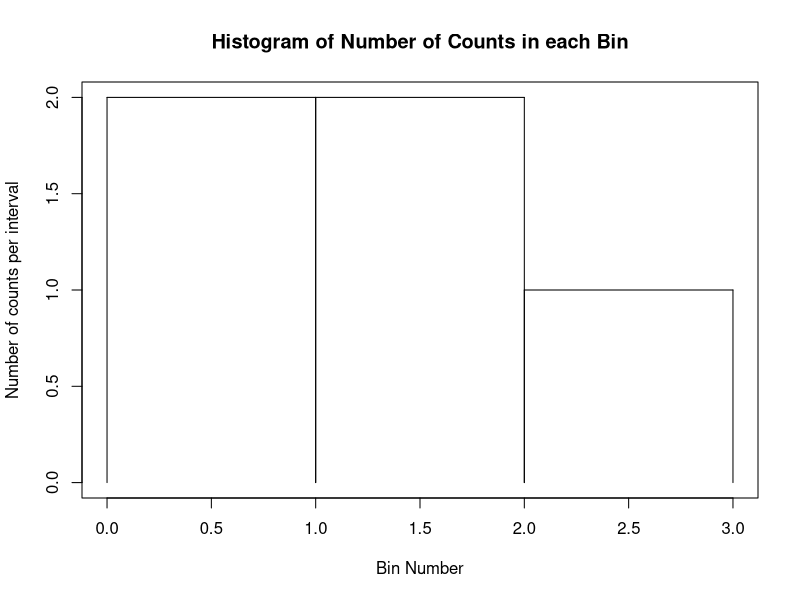
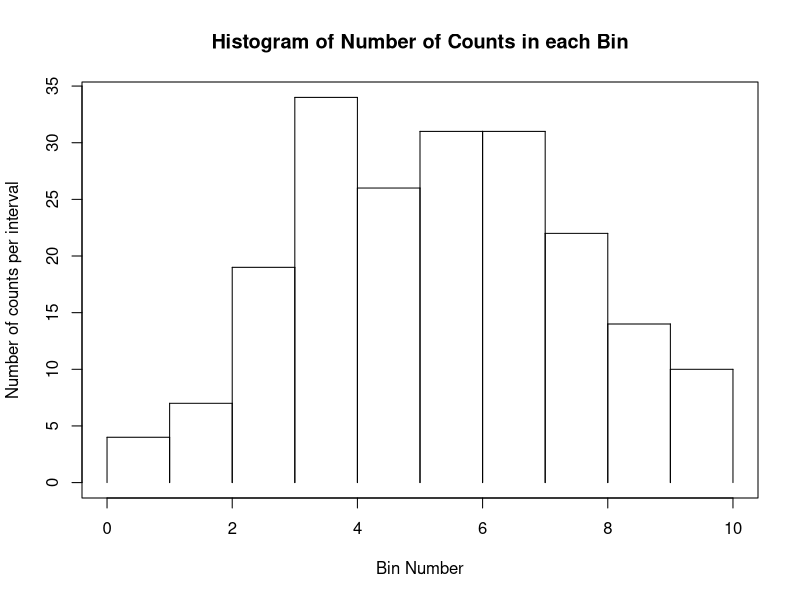
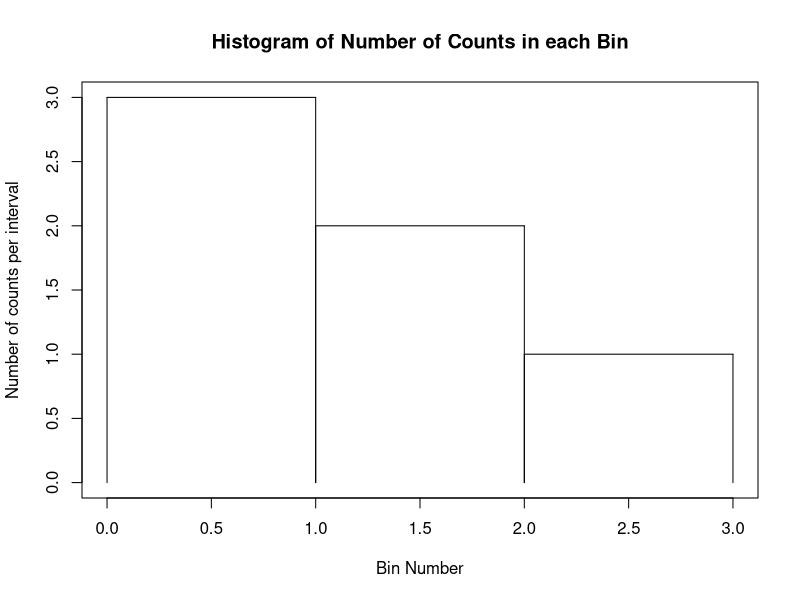

The R script that drew these images, in order:
## ---- chunk 1
count = function(x,n) 
{ 
  vector1 <- vector("list", n) 
  vector2 <- vector("list", n) 
  min = min(x) 
  max = max(x) 
  interval = (max - min)/n 
  i = 1 
  j = 1 
  k = 1 
  while(i <= n) 
  { 
    vector1[[i]] <- min 
    min = min + interval - 0.01 
    if(i < n) 
    { 
      vector2[[i]] <- min 
    } 
    else if(i == n) 
    { 
      vector2[[i]] <- max 
    } 
    min = min + 0.01 
    i = i + 1 
  } 
  intervalVector = array(c(vector1, vector2), dim = c(n, 2)) 
  returningVector <- vector("list", n) 
  while(j <= length(x)) 
  { 
    k = 1 
    while(k <= n) 
    { 
      if(x[[j]] >= vector1[[k]] && x[[j]] <= vector2[[k]]) 
      { 
        if(length(returningVector[[k]]) == 0) 
        { 
          returningVector[[k]] = 1 
        } 
        else 
        { 
            currValue = returningVector[[k]] + 1 
            returningVector[[k]] = currValue 
        } 
      } 
      k = k + 1 
    } 
    j = j + 1 
  } 
  return(returningVector) 
}

a = c(1,1,2,2,3)
b = 3
count(a,b)
## ---- chunk 2
histo = function(x, n) 
{ 
  vector1 <- vector("list", n)
  vector2 <- vector("list", n)
  
  min = min(x)
  max = max(x)
  interval = (max - min)/n
  i = 1
  
  while(i <= n)
  {
    vector1[[i]] <- min
    min = min + interval
    if(i < n)
    {
      vector2[[i]] <- min
    }
    else if(i == n)
    {
      vector2[[i]] <- max
    }
    i = i + 1
  }
  intervalVector = array(c(vector1, vector2), dim = c(n, 2))
  
  vector = count(x,n)
  i = 1
  j = 1
  min = 1
  max = 1
  
  while(i <= n)
  {
    if(length(vector[[i]]) == 0)
    {
      max = 0
    }
    else if(vector[[i]] >= max)
    {
      max = vector[[i]]
    }
    i = i + 1
  }
  
  plot(1, main = "Histogram of Number of Counts in each Bin", type = "n", xlab = "Bin Number", ylab = "Number of counts per interval",xlim = c(0,n), ylim = c(0, max))
  while(j <= n)
  {
    if(length(vector1[[j]]) == 0)
    {
      vector1[[j]] = 0
    }
    if(length(vector2[[j]]) == 0)
    {
      vector2[[j]] = 0
    }
    if(length(vector[[j]]) == 0)
    {
      vector[[j]] = 0
    }
    
    r1 = c(j-1, j-1)
    c1 = c(0, vector[[j]])
    
    r2 = c(j, j)
    c2 = c(0, vector[[j]])
    
    r3 = c(j-1, j)
    c3 = c(vector[[j]], vector[[j]])
    
    lines(r1, c1, type = "l")
    lines(r2, c2, type = "l")
    lines(r3, c3, type = "l")
    j = j+1
  }
}
a = c(1,1,2,2,3)
b = 3
histo(a,b)
## ---- chunk 3
firstHundred = rnorm(n = 100, mean = -1, sd = 1)
secondHundred = rnorm(n = 100, mean = 1, sd = 1)
test = c(firstHundred, secondHundred)
histo(test, 10)
## ---- chunk 4
test2 = c(0,0,0,1,1,2)
histo(test2, 3)
